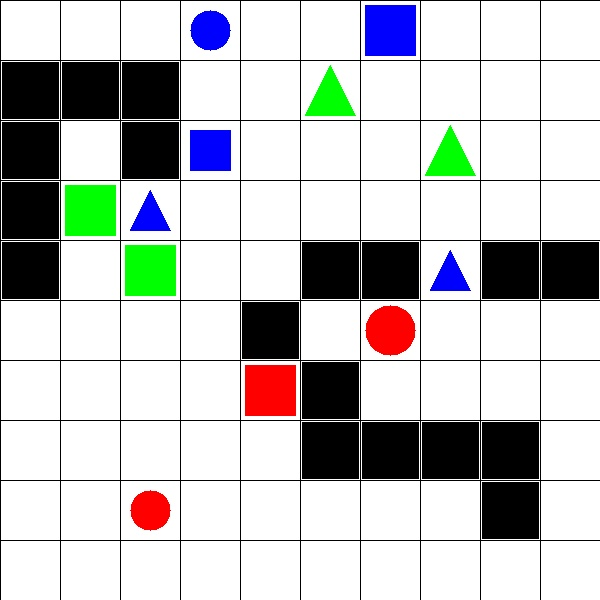
#> input picture Experiments/test_images/test_image4.jpg, 600 x 600 px
$ python StaticImageTestCode.py   (Python 2 division)
#> lines starting #> are read from the running program, lines starting #| are printed output that depends on the picture; after the words box and inside, x2 and y2 are one past the last pixel; in counts of white or black regions, pixels touching at a corner belong together
#> in main, image is the input picture: shape (600, 600, 3); mean B, G, R 195.2, 195.8, 194.3
import cv2
import numpy as np
import copy

matched = []   # Stores matched pairs.
temp={}        # Temporary dictionary to store elements.
walls =[]      # Stores walls from the image.

# Functions and Classes for performing A-Star Algorithm.
'''
* Function Name: reconstruct_path
* Input: came_from, start, goal
* Output: path
* Logic: Uses reverse technique of a_star_search, starts from goal and computes
  till start is found.
* Example Call: path_tup = reconstruct_path(came_from,start=(1,9), goal =(8,5))
'''
def reconstruct_path(came_from, start, goal):
    current = goal
    current2 = current
    path = [current2]
    while current != start:
        current = came_from[current]
        current2 = correctTuple(current)
        path.append(current2)
    path.reverse()
    return path

# Class to contruct a square grid.
class SquareGrid:
    '''
    * Function Name: __init__
    * Input: width,heigth
    * Output: stores width and height
    * Logic: Assigns received values to self.
    * Example Call: SquareGrid.__init__(self, width, height)
    '''
    def __init__(self, width, height):
        self.width = width
        self.height = height
        self.walls = []

    '''
     * Function Name: in_bounds
     * Input: id
     * Output: Boolean Output
     * Logic: 0 <= x < self.width and 0 <= y < self.height
     * Example Call: results = filter(self.in_bounds, results)
     '''
    def in_bounds(self, id):
        (x, y) = id
        return 0 <= x < self.width and 0 <= y < self.height

    '''
     * Function Name: passable
     * Input: id
     * Output: Boolean Output
     * Logic: return id not in self.walls
     * Example Call: results = filter(self.passable, results)
     '''
    def passable(self, id):
        return id not in self.walls

    '''
     * Function Name: neighbors
     * Input: id
     * Output: results
     * Logic: Enables the movement by +1 or -1 in (x,y) co-ordinate system.
     * Example Call: graph.neighbors(current)
     '''
    def neighbors(self, id):
        (x, y) = id
        results = [(x+1, y), (x, y-1), (x-1, y), (x, y+1)]
        if (x + y) % 2 == 0: results.reverse()
        results = filter(self.in_bounds, results)
        results = filter(self.passable, results)
        return results

# Class to assign weights in the grid.
class GridWithWeights(SquareGrid):
    '''
     * Function Name: __init__
     * Input: width,height
     * Output: Stores weights in self and  width,height in SquareGrid
     * Logic: Assigns recieved heights and widths as required.
     * Example Call: GridWithWeights.__init__(self, width, height)
     '''
    def __init__(self, width, height):
        SquareGrid.__init__(self, width, height)
        self.weights = {}

    '''
     * Function Name: cost
     * Input: from_node, to_node
     * Output: actual cost of moving in the grid
     * Logic: self.weights.get(to_node, 1) , based on weight cost is computed.
     * Example Call: graph.cost(current, next)
     '''
    def cost(self, from_node, to_node):
        return self.weights.get(to_node, 1)

import heapq

# Class to use queues.
class PriorityQueue:
    def __init__(self):
        self.elements = []

    def empty(self):
        return len(self.elements) == 0

    def put(self, item, priority):
        heapq.heappush(self.elements, (priority, item))

    def get(self):
        return heapq.heappop(self.elements)[1]

'''
* Function Name: heuristic
* Input: a,b
* Output: sum
* Logic: sum(((x of a)-(x of b)),((y of a)-(y of b)))
* Example Call: heuristic(goal, next)
'''
def heuristic(a, b):
    (x1, y1) = a
    (x2, y2) = b
    return abs(x1 - x2) + abs(y1 - y2)

'''
* Function Name: a_star_search
* Input: graph, start, goal
* Output: came_from, cost_so_far
* Logic: Computes path based on starting point and goal point and weights in the
  grid, takes path of least cost where cost is computed based on weights
  associated in the grid.
* Example Call: came_from, cost_so_far = a_star_search(diagram4,(0,9),(1,8))
'''
def a_star_search(graph, start, goal):
    frontier = PriorityQueue()
    frontier.put(start, 0)
    came_from = {}
    cost_so_far = {}
    came_from[start] = None
    cost_so_far[start] = 0

    # This loop computes the best path from start to goal based on weights and
    # obstacles.
    while not frontier.empty():
        current = frontier.get()

        if current == goal:
            break

        for next in graph.neighbors(current):
            new_cost = cost_so_far[current] + graph.cost(current, next)
            if next not in cost_so_far or new_cost < cost_so_far[next]:
                cost_so_far[next] = new_cost
                priority = new_cost + heuristic(goal, next)
                frontier.put(next, priority)
                came_from[next] = current

    return came_from, cost_so_far

# Function to store sorting key.
'''
* Function Name: getKey
* Input: item
* Output: item[0]
* Logic: Returns the first element of recieved array.
* Example Call: getKey(blueArray)
'''
def getKey(item):
    return item[0]

# This function identifies all objects in the image and return it as arrays of black objects and colours objects.
'''
* Function Name: get_objects
* Input: img
* Output: black_objects , coloured_objects arrays.
* Logic: Based on OpenCV techniques of masking, thresholding, countouring etc,
  details (objects) required from the image is extracted.
* Example Call: black_objects , coloured_objects = get_objects(image)
'''
def get_objects(img):
    # Arrays to store black objects (boxes/walls) and other colour objects.
    black_objects = []
    coloured_objects = []

    # Threshold values for respective colours.
    red_low = np.array([-10, 100, 100])
    red_high = np.array([10, 255, 255])
    green_low = np.array([50, 100, 100])
    green_high = np.array([70, 255, 255])
    blue_low = np.array([110, 100, 100])
    blue_high = np.array([130, 255, 255])
    y_low = np.array([29, 100, 100])
    y_high = np.array([57, 255, 255])
    backround_low = np.array([0, 0, 0])
    backround_high = np.array([179, 255, 15])

    hsv = cv2.cvtColor(img, cv2.COLOR_BGR2HSV)
#> hsv: shape (600, 600, 3); mean H, S, V 7.4, 15.8, 204.7

    mask_backround = cv2.inRange(hsv,backround_low, backround_high)
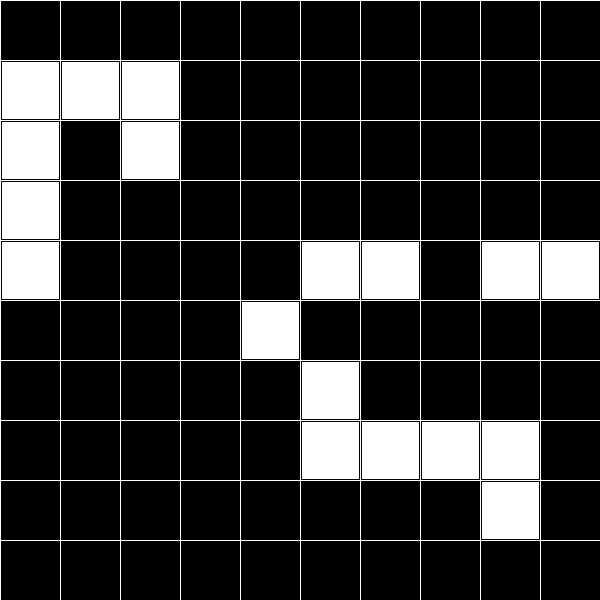
#> mask_backround: shape (600, 600); 19.6% white; 19 white regions, largest, box (x1, y1, x2, y2) and area: (0, 0, 600, 600) 11900, (2, 62, 59, 119) 3249, (62, 62, 119, 119) 3249
    kernel = np.ones((5,5),np.uint8)
    opening = cv2.morphologyEx(mask_backround, cv2.MORPH_OPEN, kernel)
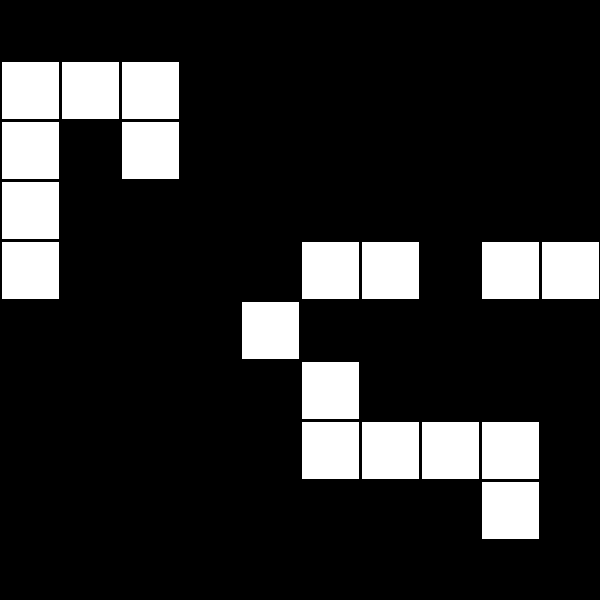
#> opening: shape (600, 600); 16.2% white; 18 white regions, largest, box (x1, y1, x2, y2) and area: (2, 62, 59, 119) 3249, (62, 62, 119, 119) 3249, (122, 62, 179, 119) 3249
    mc_mask_background_int = cv2.bitwise_xor(mask_backround,opening)
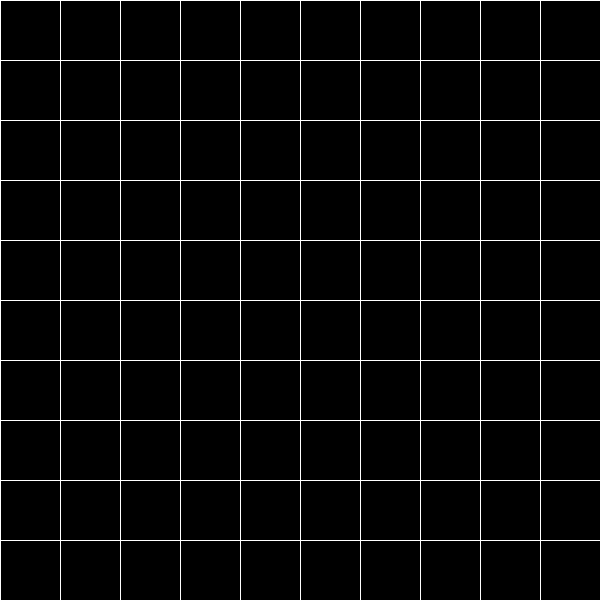
#> mc_mask_background_int: shape (600, 600); 3.3% white in thin lines or dots
    ret3 ,mc_mask_background = cv2.threshold(mc_mask_background_int,127,255,cv2.THRESH_BINARY_INV)
#> mc_mask_background: shape (600, 600); 96.7% white; black in thin lines or dots

    # Eroded black for box detection.
    mask_black_eroded = cv2.erode(mask_backround,kernel,iterations = 1)
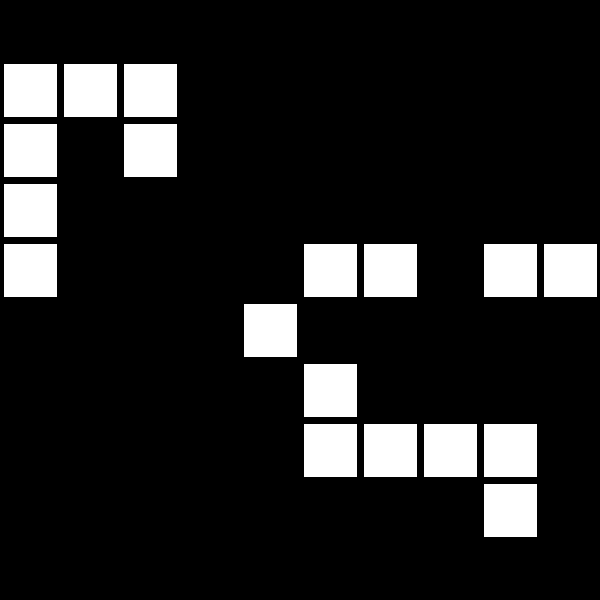
#> mask_black_eroded: shape (600, 600); 14% white; 18 white regions, largest, box (x1, y1, x2, y2) and area: (4, 64, 57, 117) 2809, (64, 64, 117, 117) 2809, (124, 64, 177, 117) 2809

    mask_green = cv2.inRange(hsv, green_low, green_high)
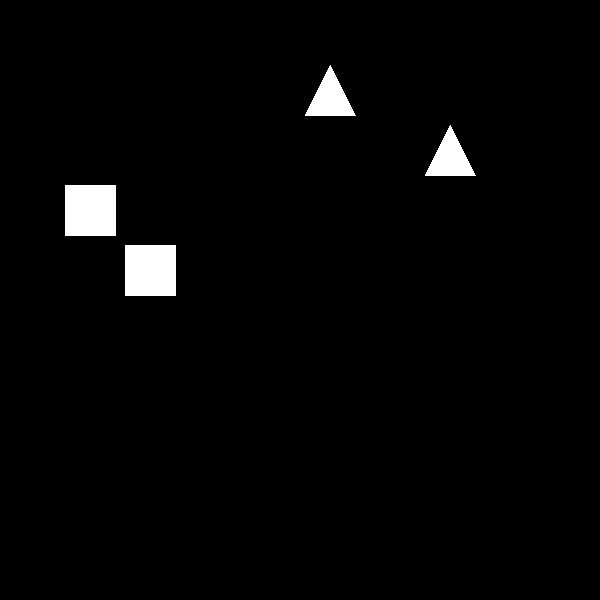
#> mask_green: shape (600, 600); 2.2% white; 4 white regions, box (x1, y1, x2, y2) and area: (65, 185, 116, 236) 2601, (125, 245, 176, 296) 2601, (305, 65, 356, 116) 1326, (425, 125, 476, 176) 1326
    ret2, mc_mask_green = cv2.threshold(mask_green, 127, 255, 0)
    mask_blue = cv2.inRange(hsv, blue_low, blue_high)
#> mask_blue: shape (600, 600); 2% white; 5 white regions, box (x1, y1, x2, y2) and area: (365, 5, 416, 56) 2601, (190, 130, 231, 171) 1681, (190, 10, 231, 51) 1257, (130, 190, 170, 231) 860, (430, 250, 470, 291) 860
    ret2, mc_mask_blue = cv2.threshold(mask_blue, 127, 255, 0)
    mask_yellow = cv2.inRange(hsv, y_low, y_high)
#> mask_yellow: shape (600, 600); every value is 0
#> (the rest of the program and of its run is left out)
